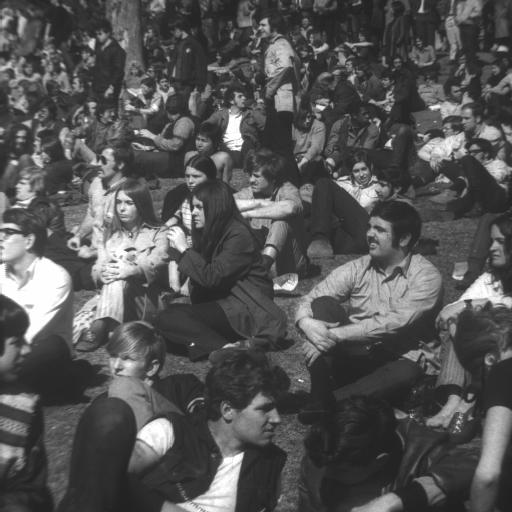
%> input picture Processamento Digital de Imagens/Trabalho1/crowd2.jpg, 512 x 512 px
$ octave Quantizacao.m   (GNU Octave 9; MATLAB toolbox functions it lacks are replaced by stand-ins)
%> lines starting %> are read from the running program, lines starting %| are printed output that depends on the picture; in (x1, y1, x2, y2) boxes, pixels count from 0 and x2, y2 are one past the last pixel; in counts of white or black regions, pixels touching at a corner belong together; the program's own positions count from 1
% Programa que raliza a quantiza玢o de imagens

clc;
clear all;
close all;


% Imagem de baixos detalhes
lena = imread('crowd2.jpg');
%> lena is the input picture: size 512x512 uint8; min 27, max 255, mean 84.7
lena = lena(:,:,1);

max = 255;
c = double(lena) / max;

figure(8);
set(8,'Name','8Bits');
imshow(lena);

lena_results = zeros(length(lena),length(lena),7);
MSE_results = zeros(7);

for i=1:7
    f = (2^i-1);
    s = imadjust(uint8(round(f * c)), [0 f/max],[0 1]);
    figure(i);
    set(i,'Name','7bits');
    imshow(s);
    lena_results(:,:,i) = s;
    results_MSE(i) = immse(lena,uint8(lena_results(:,:,i)));

end
%> this loop made 7 passes
%> pass 1, `s = imadjust(uint8(round(f * c)), [0 f/max],[0 1]);`:
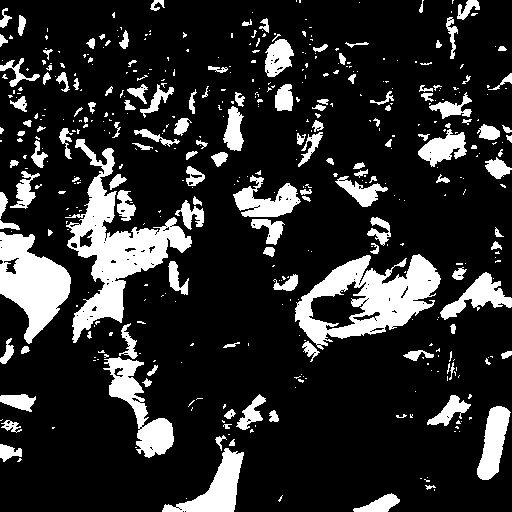
%> s: size 512x512 uint8; 17.6% white; 461 white regions (321 under 20 px), largest, box (x1, y1, x2, y2) and area: (65, 139, 192, 343) 7355, (295, 254, 441, 350) 6514, (0, 232, 71, 344) 4423
%> pass 2, `s = imadjust(uint8(round(f * c)), [0 f/max],[0 1]);`:
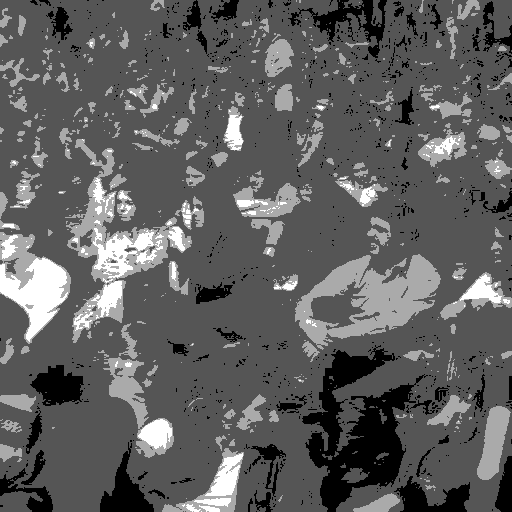
%> s: size 512x512 uint8; min 0, max 255, mean 95.4
%> after the loop, results_MSE = [5113.1 799.3 121.7 24.17 5.94 1.54 0.497]

$ run again, with Processamento Digital de Imagens/Trabalho1/crowd1.jpg copied over Processamento Digital de Imagens/Trabalho1/crowd2.jpg
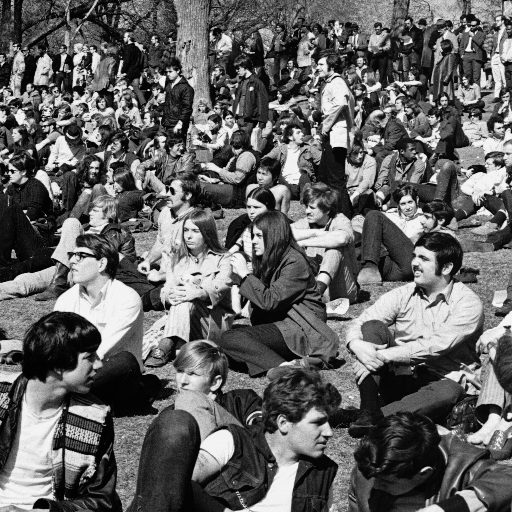
%> input picture Processamento Digital de Imagens/Trabalho1/crowd1.jpg, 512 x 512 px
%> lena is the input picture: size 512x512x3 uint8; min 0, max 252, mean 99.4
%> lena: size 512x512 uint8
%> the loop `for i=1:7` made 7 passes
%> pass 1, `s = imadjust(uint8(round(f * c)), [0 f/max],[0 1]);`:
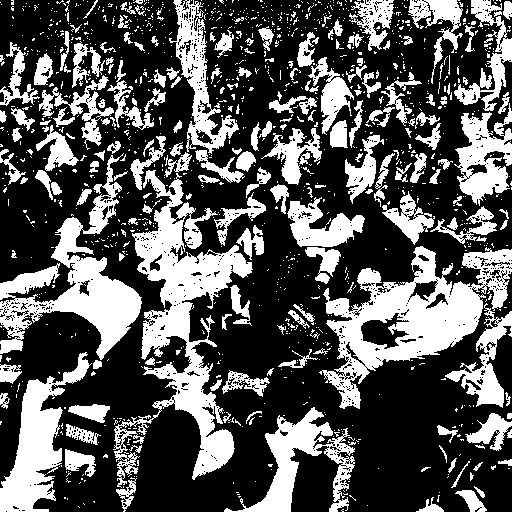
%> s: size 512x512 uint8; 34.2% white; 1232 white regions (1037 under 20 px), largest, box (x1, y1, x2, y2) and area: (113, 170, 253, 488) 12918, (319, 246, 512, 409) 11573, (0, 153, 142, 360) 8517
%> pass 2, `s = imadjust(uint8(round(f * c)), [0 f/max],[0 1]);`:
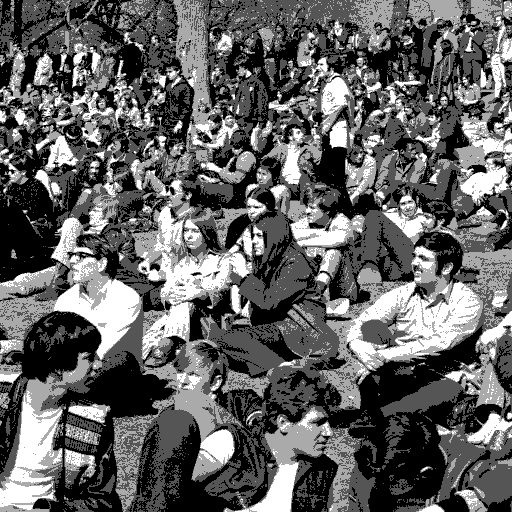
%> s: size 512x512 uint8; min 0, max 255, mean 98.3
%> after the loop `for i=1:7`: results_MSE = [4384.6 582.8 115.6 24.27 5.86 1.52 0.501]
